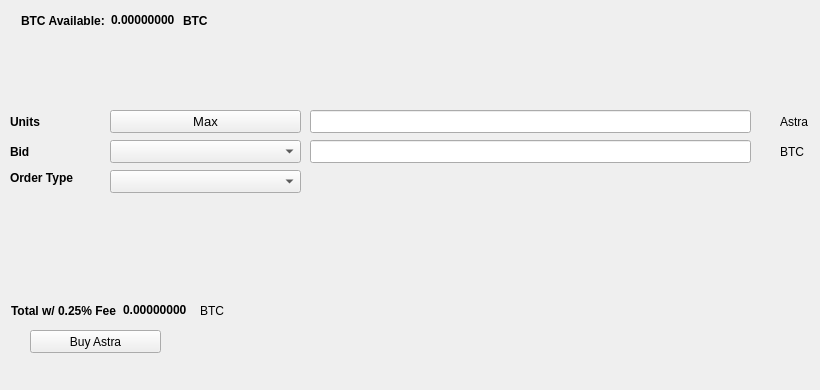
   <widget class="QWidget" name="BuyTab">
    <attribute name="title">
     <string>Buy</string>
    </attribute>
    <widget class="QPushButton" name="BuyAstra">
     <property name="geometry">
      <rect>
       <x>30</x>
       <y>330</y>
       <width>131</width>
       <height>23</height>
      </rect>
     </property>
     <property name="text">
      <string>Buy Astra</string>
     </property>
     <property name="icon">
      <iconset resource="../Astra.qrc">
       <normaloff>:/icons/bitcoin</normaloff>:/icons/bitcoin</iconset>
     </property>
    </widget>
    <widget class="QLabel" name="label_3">
     <property name="geometry">
      <rect>
       <x>10</x>
       <y>110</y>
       <width>46</width>
       <height>23</height>
      </rect>
     </property>
     <property name="font">
      <font>
       <weight>75</weight>
       <bold>true</bold>
      </font>
     </property>
     <property name="text">
      <string>Units</string>
     </property>
    </widget>
    <widget class="QLineEdit" name="UnitsInput">
     <property name="geometry">
      <rect>
       <x>310</x>
       <y>110</y>
       <width>441</width>
       <height>23</height>
      </rect>
     </property>
     <property name="font">
      <font>
       <pointsize>9</pointsize>
       <weight>75</weight>
       <bold>true</bold>
      </font>
     </property>
    </widget>
    <widget class="QLineEdit" name="BuyBidPriceEdit">
     <property name="geometry">
      <rect>
       <x>310</x>
       <y>140</y>
       <width>441</width>
       <height>23</height>
      </rect>
     </property>
     <property name="font">
      <font>
       <pointsize>9</pointsize>
       <weight>75</weight>
       <bold>true</bold>
      </font>
     </property>
    </widget>
    <widget class="QLabel" name="label_4">
     <property name="geometry">
      <rect>
       <x>780</x>
       <y>110</y>
       <width>31</width>
       <height>23</height>
      </rect>
     </property>
     <property name="text">
      <string>Astra</string>
     </property>
    </widget>
    <widget class="QLabel" name="label_5">
     <property name="geometry">
      <rect>
       <x>780</x>
       <y>140</y>
       <width>31</width>
       <height>23</height>
      </rect>
     </property>
     <property name="text">
      <string>BTC</string>
     </property>
    </widget>
    <widget class="QLabel" name="label_6">
     <property name="geometry">
      <rect>
       <x>10</x>
       <y>140</y>
       <width>46</width>
       <height>23</height>
      </rect>
     </property>
     <property name="font">
      <font>
       <weight>75</weight>
       <bold>true</bold>
      </font>
     </property>
     <property name="text">
      <string>Bid</string>
     </property>
    </widget>
    <widget class="QLabel" name="label_7">
     <property name="geometry">
      <rect>
       <x>10</x>
       <y>170</y>
       <width>91</width>
       <height>16</height>
      </rect>
     </property>
     <property name="font">
      <font>
       <weight>75</weight>
       <bold>true</bold>
      </font>
     </property>
     <property name="text">
      <string>Order Type</string>
     </property>
    </widget>
    <widget class="QPushButton" name="Buy_Max_Amount">
     <property name="geometry">
      <rect>
       <x>110</x>
       <y>110</y>
       <width>191</width>
       <height>23</height>
      </rect>
     </property>
     <property name="font">
      <font>
       <pointsize>10</pointsize>
      </font>
     </property>
     <property name="text">
      <string>Max</string>
     </property>
    </widget>
    <widget class="QComboBox" name="BuyBidcomboBox">
     <property name="geometry">
      <rect>
       <x>110</x>
       <y>140</y>
       <width>191</width>
       <height>23</height>
      </rect>
     </property>
     <property name="font">
      <font>
       <pointsize>10</pointsize>
      </font>
     </property>
    </widget>
    <widget class="QComboBox" name="buyOrdertypeCombo">
     <property name="geometry">
      <rect>
       <x>110</x>
       <y>170</y>
       <width>191</width>
       <height>23</height>
      </rect>
     </property>
     <property name="font">
      <font>
       <pointsize>10</pointsize>
      </font>
     </property>
    </widget>
    <widget class="QWidget" name="layoutWidget1">
     <property name="geometry">
      <rect>
       <x>21</x>
       <y>11</y>
       <width>227</width>
       <height>19</height>
      </rect>
     </property>
     <layout class="QHBoxLayout" name="horizontalLayout_3">
      <item>
       <widget class="QLabel" name="label232">
        <property name="font">
         <font>
          <weight>75</weight>
          <bold>true</bold>
         </font>
        </property>
        <property name="text">
         <string>BTC Available:</string>
        </property>
       </widget>
      </item>
      <item>
       <widget class="QLabel" name="BtcAvailableLbl">
        <property name="palette">
         <palette>
          <active>
           <colorrole role="WindowText">
            <brush brushstyle="SolidPattern">
             <color alpha="255">
              <red>0</red>
              <green>0</green>
              <blue>0</blue>
             </color>
            </brush>
           </colorrole>
           <colorrole role="Button">
            <brush brushstyle="SolidPattern">
             <color alpha="255">
              <red>0</red>
              <green>170</green>
              <blue>0</blue>
             </color>
            </brush>
           </colorrole>
           <colorrole role="Light">
            <brush brushstyle="SolidPattern">
             <color alpha="255">
              <red>0</red>
              <green>255</green>
              <blue>0</blue>
             </color>
            </brush>
           </colorrole>
           <colorrole role="Midlight">
            <brush brushstyle="SolidPattern">
             <color alpha="255">
              <red>0</red>
              <green>212</green>
              <blue>0</blue>
             </color>
            </brush>
           </colorrole>
           <colorrole role="Dark">
            <brush brushstyle="SolidPattern">
             <color alpha="255">
              <red>0</red>
              <green>85</green>
              <blue>0</blue>
             </color>
            </brush>
           </colorrole>
           <colorrole role="Mid">
            <brush brushstyle="SolidPattern">
             <color alpha="255">
              <red>0</red>
              <green>113</green>
              <blue>0</blue>
             </color>
            </brush>
           </colorrole>
           <colorrole role="Text">
            <brush brushstyle="SolidPattern">
             <color alpha="255">
              <red>0</red>
              <green>170</green>
              <blue>0</blue>
             </color>
            </brush>
           </colorrole>
           <colorrole role="BrightText">
            <brush brushstyle="SolidPattern">
             <color alpha="255">
              <red>255</red>
              <green>255</green>
              <blue>255</blue>
             </color>
            </brush>
           </colorrole>
           <colorrole role="ButtonText">
            <brush brushstyle="SolidPattern">
             <color alpha="255">
              <red>0</red>
              <green>0</green>
              <blue>0</blue>
             </color>
            </brush>
           </colorrole>
           <colorrole role="Base">
            <brush brushstyle="SolidPattern">
             <color alpha="255">
              <red>255</red>
              <green>255</green>
              <blue>255</blue>
             </color>
            </brush>
           </colorrole>
           <colorrole role="Window">
            <brush brushstyle="SolidPattern">
             <color alpha="255">
              <red>0</red>
              <green>170</green>
              <blue>0</blue>
             </color>
            </brush>
           </colorrole>
           <colorrole role="Shadow">
            <brush brushstyle="SolidPattern">
             <color alpha="255">
              <red>0</red>
              <green>0</green>
              <blue>0</blue>
             </color>
            </brush>
           </colorrole>
           <colorrole role="AlternateBase">
            <brush brushstyle="SolidPattern">
             <color alpha="255">
              <red>127</red>
              <green>212</green>
              <blue>127</blue>
             </color>
            </brush>
           </colorrole>
           <colorrole role="ToolTipBase">
            <brush brushstyle="SolidPattern">
             <color alpha="255">
              <red>255</red>
              <green>255</green>
              <blue>220</blue>
             </color>
            </brush>
           </colorrole>
           <colorrole role="ToolTipText">
            <brush brushstyle="SolidPattern">
             <color alpha="255">
              <red>0</red>
              <green>0</green>
              <blue>0</blue>
             </color>
            </brush>
           </colorrole>
          </active>
          <inactive>
           <colorrole role="WindowText">
            <brush brushstyle="SolidPattern">
             <color alpha="255">
              <red>0</red>
              <green>0</green>
              <blue>0</blue>
             </color>
            </brush>
           </colorrole>
           <colorrole role="Button">
            <brush brushstyle="SolidPattern">
             <color alpha="255">
              <red>0</red>
              <green>170</green>
              <blue>0</blue>
             </color>
            </brush>
           </colorrole>
           <colorrole role="Light">
            <brush brushstyle="SolidPattern">
             <color alpha="255">
              <red>0</red>
              <green>255</green>
              <blue>0</blue>
             </color>
            </brush>
           </colorrole>
           <colorrole role="Midlight">
            <brush brushstyle="SolidPattern">
             <color alpha="255">
              <red>0</red>
              <green>212</green>
              <blue>0</blue>
             </color>
            </brush>
           </colorrole>
           <colorrole role="Dark">
            <brush brushstyle="SolidPattern">
             <color alpha="255">
              <red>0</red>
              <green>85</green>
              <blue>0</blue>
             </color>
            </brush>
           </colorrole>
           <colorrole role="Mid">
            <brush brushstyle="SolidPattern">
             <color alpha="255">
              <red>0</red>
              <green>113</green>
              <blue>0</blue>
             </color>
            </brush>
           </colorrole>
           <colorrole role="Text">
            <brush brushstyle="SolidPattern">
             <color alpha="255">
              <red>0</red>
              <green>170</green>
              <blue>0</blue>
             </color>
            </brush>
           </colorrole>
           <colorrole role="BrightText">
            <brush brushstyle="SolidPattern">
             <color alpha="255">
              <red>255</red>
              <green>255</green>
              <blue>255</blue>
             </color>
            </brush>
           </colorrole>
           <colorrole role="ButtonText">
            <brush brushstyle="SolidPattern">
             <color alpha="255">
              <red>0</red>
              <green>0</green>
              <blue>0</blue>
             </color>
            </brush>
           </colorrole>
           <colorrole role="Base">
            <brush brushstyle="SolidPattern">
             <color alpha="255">
              <red>255</red>
              <green>255</green>
              <blue>255</blue>
             </color>
            </brush>
           </colorrole>
           <colorrole role="Window">
            <brush brushstyle="SolidPattern">
             <color alpha="255">
              <red>0</red>
              <green>170</green>
              <blue>0</blue>
             </color>
            </brush>
           </colorrole>
           <colorrole role="Shadow">
            <brush brushstyle="SolidPattern">
             <color alpha="255">
              <red>0</red>
              <green>0</green>
              <blue>0</blue>
             </color>
            </brush>
           </colorrole>
           <colorrole role="AlternateBase">
            <brush brushstyle="SolidPattern">
             <color alpha="255">
              <red>127</red>
              <green>212</green>
              <blue>127</blue>
             </color>
            </brush>
           </colorrole>
           <colorrole role="ToolTipBase">
            <brush brushstyle="SolidPattern">
             <color alpha="255">
              <red>255</red>
              <green>255</green>
              <blue>220</blue>
             </color>
            </brush>
           </colorrole>
           <colorrole role="ToolTipText">
            <brush brushstyle="SolidPattern">
             <color alpha="255">
              <red>0</red>
              <green>0</green>
              <blue>0</blue>
             </color>
            </brush>
           </colorrole>
          </inactive>
          <disabled>
           <colorrole role="WindowText">
            <brush brushstyle="SolidPattern">
             <color alpha="255">
              <red>0</red>
              <green>85</green>
              <blue>0</blue>
             </color>
            </brush>
           </colorrole>
           <colorrole role="Button">
            <brush brushstyle="SolidPattern">
             <color alpha="255">
              <red>0</red>
              <green>170</green>
              <blue>0</blue>
             </color>
            </brush>
           </colorrole>
           <colorrole role="Light">
            <brush brushstyle="SolidPattern">
             <color alpha="255">
              <red>0</red>
              <green>255</green>
              <blue>0</blue>
             </color>
            </brush>
           </colorrole>
           <colorrole role="Midlight">
            <brush brushstyle="SolidPattern">
             <color alpha="255">
              <red>0</red>
              <green>212</green>
              <blue>0</blue>
             </color>
            </brush>
           </colorrole>
           <colorrole role="Dark">
            <brush brushstyle="SolidPattern">
             <color alpha="255">
              <red>0</red>
              <green>85</green>
              <blue>0</blue>
             </color>
            </brush>
           </colorrole>
           <colorrole role="Mid">
            <brush brushstyle="SolidPattern">
             <color alpha="255">
              <red>0</red>
              <green>113</green>
              <blue>0</blue>
             </color>
            </brush>
           </colorrole>
           <colorrole role="Text">
            <brush brushstyle="SolidPattern">
             <color alpha="255">
              <red>0</red>
              <green>85</green>
              <blue>0</blue>
             </color>
            </brush>
           </colorrole>
           <colorrole role="BrightText">
            <brush brushstyle="SolidPattern">
             <color alpha="255">
              <red>255</red>
              <green>255</green>
              <blue>255</blue>
             </color>
            </brush>
           </colorrole>
           <colorrole role="ButtonText">
            <brush brushstyle="SolidPattern">
             <color alpha="255">
              <red>0</red>
              <green>85</green>
              <blue>0</blue>
             </color>
            </brush>
           </colorrole>
           <colorrole role="Base">
            <brush brushstyle="SolidPattern">
             <color alpha="255">
              <red>0</red>
              <green>170</green>
              <blue>0</blue>
             </color>
            </brush>
           </colorrole>
           <colorrole role="Window">
            <brush brushstyle="SolidPattern">
             <color alpha="255">
              <red>0</red>
              <green>170</green>
              <blue>0</blue>
             </color>
            </brush>
           </colorrole>
           <colorrole role="Shadow">
            <brush brushstyle="SolidPattern">
             <color alpha="255">
              <red>0</red>
              <green>0</green>
              <blue>0</blue>
             </color>
            </brush>
           </colorrole>
           <colorrole role="AlternateBase">
            <brush brushstyle="SolidPattern">
             <color alpha="255">
              <red>0</red>
              <green>170</green>
              <blue>0</blue>
             </color>
            </brush>
           </colorrole>
           <colorrole role="ToolTipBase">
            <brush brushstyle="SolidPattern">
             <color alpha="255">
              <red>255</red>
              <green>255</green>
              <blue>220</blue>
             </color>
            </brush>
           </colorrole>
           <colorrole role="ToolTipText">
            <brush brushstyle="SolidPattern">
             <color alpha="255">
              <red>0</red>
              <green>0</green>
              <blue>0</blue>
             </color>
            </brush>
           </colorrole>
          </disabled>
         </palette>
        </property>
        <property name="font">
         <font>
          <weight>75</weight>
          <bold>true</bold>
         </font>
        </property>
        <property name="text">
         <string>0.00000000</string>
        </property>
        <property name="textInteractionFlags">
         <set>Qt::LinksAccessibleByMouse|Qt::TextSelectableByKeyboard|Qt::TextSelectableByMouse</set>
        </property>
       </widget>
      </item>
      <item>
       <widget class="QLabel" name="BtcAvailableLbl_2">
        <property name="font">
         <font>
          <weight>75</weight>
          <bold>true</bold>
         </font>
        </property>
        <property name="text">
         <string>BTC</string>
        </property>
       </widget>
      </item>
     </layout>
    </widget>
    <widget class="QWidget" name="layoutWidge2">
     <property name="geometry">
      <rect>
       <x>11</x>
       <y>301</y>
       <width>259</width>
       <height>19</height>
      </rect>
     </property>
     <layout class="QHBoxLayout" name="horizontalLayout_4">
      <item>
       <widget class="QLabel" name="label_9">
        <property name="font">
         <font>
          <weight>75</weight>
          <bold>true</bold>
         </font>
        </property>
        <property name="text">
         <string>Total w/ 0.25% Fee</string>
        </property>
       </widget>
      </item>
      <item>
       <widget class="QLabel" name="BuyCostLabel">
        <property name="palette">
         <palette>
          <active>
           <colorrole role="WindowText">
            <brush brushstyle="SolidPattern">
             <color alpha="255">
              <red>0</red>
              <green>0</green>
              <blue>0</blue>
             </color>
            </brush>
           </colorrole>
           <colorrole role="Button">
            <brush brushstyle="SolidPattern">
             <color alpha="255">
              <red>0</red>
              <green>170</green>
              <blue>0</blue>
             </color>
            </brush>
           </colorrole>
           <colorrole role="Light">
            <brush brushstyle="SolidPattern">
             <color alpha="255">
              <red>0</red>
              <green>255</green>
              <blue>0</blue>
             </color>
            </brush>
           </colorrole>
           <colorrole role="Midlight">
            <brush brushstyle="SolidPattern">
             <color alpha="255">
              <red>0</red>
              <green>212</green>
              <blue>0</blue>
             </color>
            </brush>
           </colorrole>
           <colorrole role="Dark">
            <brush brushstyle="SolidPattern">
             <color alpha="255">
              <red>0</red>
              <green>85</green>
              <blue>0</blue>
             </color>
            </brush>
           </colorrole>
           <colorrole role="Mid">
            <brush brushstyle="SolidPattern">
             <color alpha="255">
              <red>0</red>
              <green>113</green>
              <blue>0</blue>
             </color>
            </brush>
           </colorrole>
           <colorrole role="Text">
            <brush brushstyle="SolidPattern">
             <color alpha="255">
              <red>0</red>
              <green>170</green>
              <blue>0</blue>
             </color>
            </brush>
           </colorrole>
           <colorrole role="BrightText">
            <brush brushstyle="SolidPattern">
             <color alpha="255">
              <red>255</red>
              <green>255</green>
              <blue>255</blue>
             </color>
            </brush>
           </colorrole>
           <colorrole role="ButtonText">
            <brush brushstyle="SolidPattern">
             <color alpha="255">
              <red>0</red>
              <green>0</green>
              <blue>0</blue>
             </color>
            </brush>
           </colorrole>
           <colorrole role="Base">
            <brush brushstyle="SolidPattern">
             <color alpha="255">
              <red>255</red>
              <green>255</green>
              <blue>255</blue>
             </color>
            </brush>
           </colorrole>
           <colorrole role="Window">
            <brush brushstyle="SolidPattern">
             <color alpha="255">
              <red>0</red>
              <green>170</green>
              <blue>0</blue>
             </color>
            </brush>
           </colorrole>
           <colorrole role="Shadow">
            <brush brushstyle="SolidPattern">
             <color alpha="255">
              <red>0</red>
              <green>0</green>
              <blue>0</blue>
             </color>
            </brush>
           </colorrole>
           <colorrole role="AlternateBase">
            <brush brushstyle="SolidPattern">
             <color alpha="255">
              <red>127</red>
              <green>212</green>
              <blue>127</blue>
             </color>
            </brush>
           </colorrole>
           <colorrole role="ToolTipBase">
            <brush brushstyle="SolidPattern">
             <color alpha="255">
              <red>255</red>
              <green>255</green>
              <blue>220</blue>
             </color>
            </brush>
           </colorrole>
           <colorrole role="ToolTipText">
            <brush brushstyle="SolidPattern">
             <color alpha="255">
              <red>0</red>
              <green>0</green>
              <blue>0</blue>
             </color>
            </brush>
           </colorrole>
          </active>
          <inactive>
           <colorrole role="WindowText">
            <brush brushstyle="SolidPattern">
             <color alpha="255">
              <red>0</red>
              <green>0</green>
              <blue>0</blue>
             </color>
            </brush>
           </colorrole>
           <colorrole role="Button">
            <brush brushstyle="SolidPattern">
             <color alpha="255">
              <red>0</red>
              <green>170</green>
              <blue>0</blue>
             </color>
            </brush>
           </colorrole>
           <colorrole role="Light">
            <brush brushstyle="SolidPattern">
             <color alpha="255">
              <red>0</red>
              <green>255</green>
              <blue>0</blue>
             </color>
            </brush>
           </colorrole>
           <colorrole role="Midlight">
            <brush brushstyle="SolidPattern">
             <color alpha="255">
              <red>0</red>
              <green>212</green>
              <blue>0</blue>
             </color>
            </brush>
           </colorrole>
           <colorrole role="Dark">
            <brush brushstyle="SolidPattern">
             <color alpha="255">
              <red>0</red>
              <green>85</green>
              <blue>0</blue>
             </color>
            </brush>
           </colorrole>
           <colorrole role="Mid">
            <brush brushstyle="SolidPattern">
             <color alpha="255">
              <red>0</red>
              <green>113</green>
              <blue>0</blue>
             </color>
            </brush>
           </colorrole>
           <colorrole role="Text">
            <brush brushstyle="SolidPattern">
             <color alpha="255">
              <red>0</red>
              <green>170</green>
              <blue>0</blue>
             </color>
            </brush>
           </colorrole>
           <colorrole role="BrightText">
            <brush brushstyle="SolidPattern">
             <color alpha="255">
              <red>255</red>
              <green>255</green>
              <blue>255</blue>
             </color>
            </brush>
           </colorrole>
           <colorrole role="ButtonText">
            <brush brushstyle="SolidPattern">
             <color alpha="255">
              <red>0</red>
              <green>0</green>
              <blue>0</blue>
             </color>
            </brush>
           </colorrole>
           <colorrole role="Base">
            <brush brushstyle="SolidPattern">
             <color alpha="255">
              <red>255</red>
              <green>255</green>
              <blue>255</blue>
             </color>
            </brush>
           </colorrole>
           <colorrole role="Window">
            <brush brushstyle="SolidPattern">
             <color alpha="255">
              <red>0</red>
              <green>170</green>
              <blue>0</blue>
             </color>
            </brush>
           </colorrole>
           <colorrole role="Shadow">
            <brush brushstyle="SolidPattern">
             <color alpha="255">
              <red>0</red>
              <green>0</green>
              <blue>0</blue>
             </color>
            </brush>
           </colorrole>
           <colorrole role="AlternateBase">
            <brush brushstyle="SolidPattern">
             <color alpha="255">
              <red>127</red>
              <green>212</green>
              <blue>127</blue>
             </color>
            </brush>
           </colorrole>
           <colorrole role="ToolTipBase">
            <brush brushstyle="SolidPattern">
             <color alpha="255">
              <red>255</red>
              <green>255</green>
              <blue>220</blue>
             </color>
            </brush>
           </colorrole>
           <colorrole role="ToolTipText">
            <brush brushstyle="SolidPattern">
             <color alpha="255">
              <red>0</red>
              <green>0</green>
              <blue>0</blue>
             </color>
            </brush>
           </colorrole>
          </inactive>
          <disabled>
           <colorrole role="WindowText">
            <brush brushstyle="SolidPattern">
             <color alpha="255">
              <red>0</red>
              <green>85</green>
              <blue>0</blue>
             </color>
            </brush>
           </colorrole>
           <colorrole role="Button">
            <brush brushstyle="SolidPattern">
             <color alpha="255">
              <red>0</red>
              <green>170</green>
              <blue>0</blue>
             </color>
            </brush>
           </colorrole>
           <colorrole role="Light">
            <brush brushstyle="SolidPattern">
             <color alpha="255">
              <red>0</red>
              <green>255</green>
              <blue>0</blue>
             </color>
            </brush>
           </colorrole>
           <colorrole role="Midlight">
            <brush brushstyle="SolidPattern">
             <color alpha="255">
              <red>0</red>
              <green>212</green>
              <blue>0</blue>
             </color>
            </brush>
           </colorrole>
           <colorrole role="Dark">
            <brush brushstyle="SolidPattern">
             <color alpha="255">
              <red>0</red>
              <green>85</green>
              <blue>0</blue>
             </color>
            </brush>
           </colorrole>
           <colorrole role="Mid">
            <brush brushstyle="SolidPattern">
             <color alpha="255">
              <red>0</red>
              <green>113</green>
              <blue>0</blue>
             </color>
            </brush>
           </colorrole>
           <colorrole role="Text">
            <brush brushstyle="SolidPattern">
             <color alpha="255">
              <red>0</red>
              <green>85</green>
              <blue>0</blue>
             </color>
            </brush>
           </colorrole>
           <colorrole role="BrightText">
            <brush brushstyle="SolidPattern">
             <color alpha="255">
              <red>255</red>
              <green>255</green>
              <blue>255</blue>
             </color>
            </brush>
           </colorrole>
           <colorrole role="ButtonText">
            <brush brushstyle="SolidPattern">
             <color alpha="255">
              <red>0</red>
              <green>85</green>
              <blue>0</blue>
             </color>
            </brush>
           </colorrole>
           <colorrole role="Base">
            <brush brushstyle="SolidPattern">
             <color alpha="255">
              <red>0</red>
              <green>170</green>
              <blue>0</blue>
             </color>
            </brush>
           </colorrole>
           <colorrole role="Window">
            <brush brushstyle="SolidPattern">
             <color alpha="255">
              <red>0</red>
              <green>170</green>
              <blue>0</blue>
             </color>
            </brush>
           </colorrole>
           <colorrole role="Shadow">
            <brush brushstyle="SolidPattern">
             <color alpha="255">
              <red>0</red>
              <green>0</green>
              <blue>0</blue>
             </color>
            </brush>
           </colorrole>
           <colorrole role="AlternateBase">
            <brush brushstyle="SolidPattern">
             <color alpha="255">
              <red>0</red>
              <green>170</green>
              <blue>0</blue>
             </color>
            </brush>
           </colorrole>
           <colorrole role="ToolTipBase">
            <brush brushstyle="SolidPattern">
             <color alpha="255">
              <red>255</red>
              <green>255</green>
              <blue>220</blue>
             </color>
            </brush>
           </colorrole>
           <colorrole role="ToolTipText">
            <brush brushstyle="SolidPattern">
             <color alpha="255">
              <red>0</red>
              <green>0</green>
              <blue>0</blue>
             </color>
            </brush>
           </colorrole>
          </disabled>
         </palette>
        </property>
        <property name="font">
         <font>
          <weight>75</weight>
          <bold>true</bold>
         </font>
        </property>
        <property name="autoFillBackground">
         <bool>false</bool>
        </property>
        <property name="text">
         <string>0.00000000</string>
        </property>
        <property name="textInteractionFlags">
         <set>Qt::LinksAccessibleByMouse|Qt::TextSelectableByMouse</set>
        </property>
       </widget>
      </item>
      <item>
       <widget class="QLabel" name="label_10">
        <property name="font">
         <font>
          <weight>50</weight>
          <bold>false</bold>
         </font>
        </property>
        <property name="text">
         <string>BTC</string>
        </property>
       </widget>
      </item>
     </layout>
    </widget>
    <widget class="QLabel" name="label_24">
     <property name="geometry">
      <rect>
       <x>460</x>
       <y>300</y>
       <width>281</width>
       <height>81</height>
      </rect>
     </property>
     <property name="text">
      <string/>
     </property>
     <property name="pixmap">
      <pixmap>:/images/bittrex</pixmap>
     </property>
    </widget>
   </widget>
